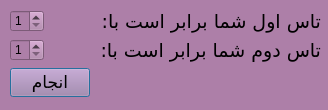
<?xml version="1.0" encoding="UTF-8"?>
<ui version="4.0">
 <class>RollDialog</class>
 <widget class="QDialog" name="RollDialog">
  <property name="geometry">
   <rect>
    <x>0</x>
    <y>0</y>
    <width>328</width>
    <height>110</height>
   </rect>
  </property>
  <property name="minimumSize">
   <size>
    <width>328</width>
    <height>110</height>
   </size>
  </property>
  <property name="windowTitle">
   <string>Roll Dialog</string>
  </property>
  <property name="styleSheet">
   <string notr="true">background-color: rgb(173, 127, 168);</string>
  </property>
  <widget class="QWidget" name="formLayoutWidget">
   <property name="geometry">
    <rect>
     <x>10</x>
     <y>10</y>
     <width>311</width>
     <height>101</height>
    </rect>
   </property>
   <layout class="QFormLayout" name="formLayout">
    <item row="0" column="1">
     <widget class="QLabel" name="message">
      <property name="sizePolicy">
       <sizepolicy hsizetype="Preferred" vsizetype="Minimum">
        <horstretch>0</horstretch>
        <verstretch>0</verstretch>
       </sizepolicy>
      </property>
      <property name="font">
       <font>
        <family>0 Nazanin</family>
       </font>
      </property>
      <property name="layoutDirection">
       <enum>Qt::RightToLeft</enum>
      </property>
      <property name="styleSheet">
       <string notr="true"/>
      </property>
      <property name="text">
       <string>&lt;html&gt;&lt;head/&gt;&lt;body&gt;&lt;p&gt;&lt;span style=&quot; font-size:14pt;&quot;&gt;:تاس‌ اول شما برابر است با&lt;/span&gt;&lt;/p&gt;&lt;/body&gt;&lt;/html&gt;</string>
      </property>
      <property name="alignment">
       <set>Qt::AlignRight|Qt::AlignTrailing|Qt::AlignVCenter</set>
      </property>
     </widget>
    </item>
    <item row="0" column="0">
     <widget class="QSpinBox" name="Roll_1">
      <property name="sizePolicy">
       <sizepolicy hsizetype="Preferred" vsizetype="Maximum">
        <horstretch>0</horstretch>
        <verstretch>0</verstretch>
       </sizepolicy>
      </property>
      <property name="minimum">
       <number>1</number>
      </property>
      <property name="maximum">
       <number>6</number>
      </property>
     </widget>
    </item>
    <item row="1" column="1">
     <widget class="QLabel" name="message_2">
      <property name="sizePolicy">
       <sizepolicy hsizetype="Preferred" vsizetype="Minimum">
        <horstretch>0</horstretch>
        <verstretch>0</verstretch>
       </sizepolicy>
      </property>
      <property name="font">
       <font>
        <family>0 Nazanin</family>
       </font>
      </property>
      <property name="layoutDirection">
       <enum>Qt::RightToLeft</enum>
      </property>
      <property name="text">
       <string>&lt;html&gt;&lt;head/&gt;&lt;body&gt;&lt;p&gt;&lt;span style=&quot; font-size:14pt;&quot;&gt;:تاس‌  دوم شما برابر است با&lt;/span&gt;&lt;/p&gt;&lt;/body&gt;&lt;/html&gt;</string>
      </property>
      <property name="alignment">
       <set>Qt::AlignRight|Qt::AlignTrailing|Qt::AlignVCenter</set>
      </property>
     </widget>
    </item>
    <item row="1" column="0">
     <widget class="QSpinBox" name="Roll_2">
      <property name="sizePolicy">
       <sizepolicy hsizetype="Preferred" vsizetype="Maximum">
        <horstretch>0</horstretch>
        <verstretch>0</verstretch>
       </sizepolicy>
      </property>
      <property name="minimum">
       <number>1</number>
      </property>
      <property name="maximum">
       <number>6</number>
      </property>
     </widget>
    </item>
    <item row="2" column="0">
     <widget class="QPushButton" name="Button">
      <property name="sizePolicy">
       <sizepolicy hsizetype="Maximum" vsizetype="Fixed">
        <horstretch>0</horstretch>
        <verstretch>0</verstretch>
       </sizepolicy>
      </property>
      <property name="font">
       <font>
        <family>0 Nazanin</family>
        <pointsize>13</pointsize>
       </font>
      </property>
      <property name="text">
       <string>انجام</string>
      </property>
     </widget>
    </item>
   </layout>
  </widget>
 </widget>
 <resources/>
 <connections/>
</ui>
